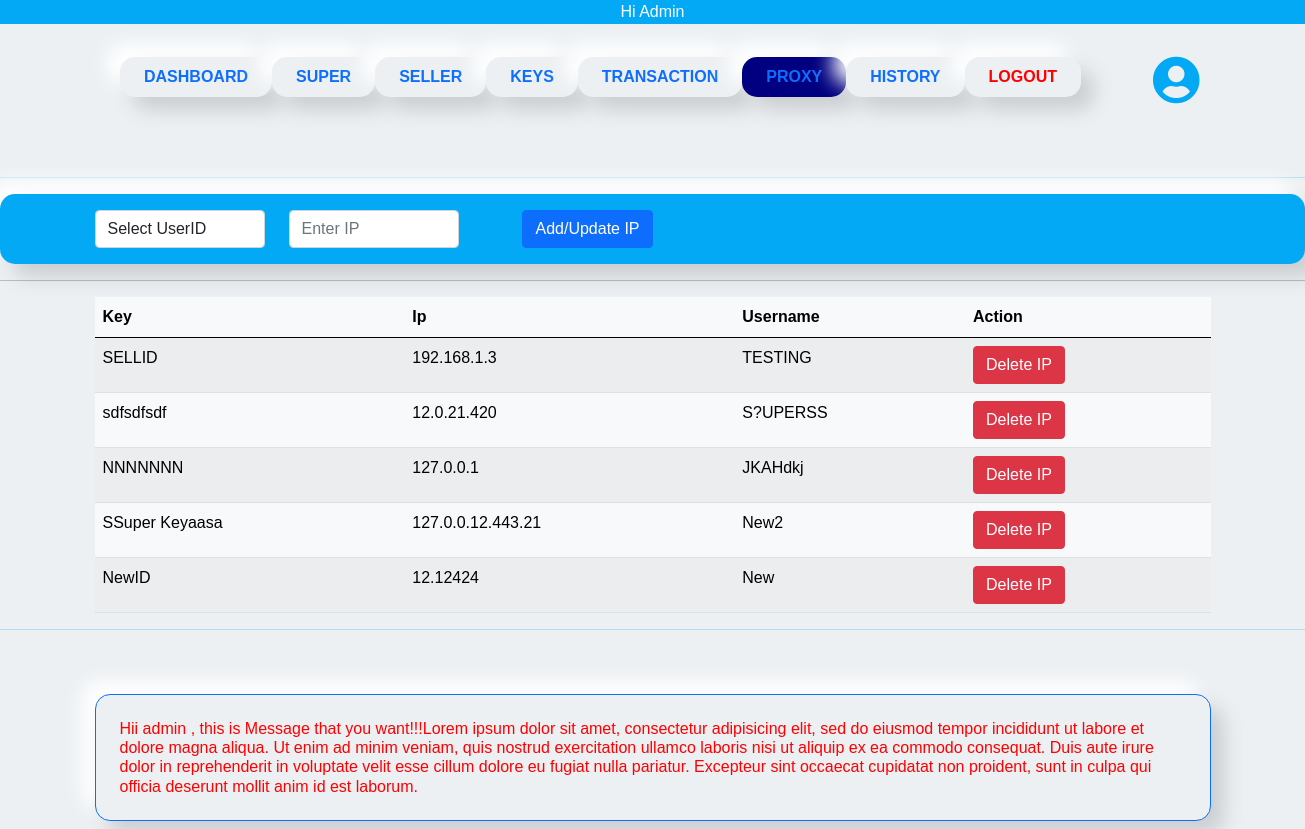
The app's page /AdminUser/admin_proxy (signed in) with its own data.
### app/models.py (models this page shows, shortened)
class Key(models.Model):
    customer_name = models.CharField(max_length=70)
    user_id       = models.CharField(max_length=70 , unique=True)
    version       = models.CharField(max_length=50)
    created_by    = models.ForeignKey(User, on_delete=models.CASCADE)
    created_at    = models.DateTimeField(auto_now_add=True)
    expired_at    = models.DateTimeField(default=datetime.now()+timedelta(days=30))
    updated_at    = models.DateTimeField(auto_now=True)
    ip            = models.CharField(max_length=150 , default="None")
    pay_status    = models.BooleanField(default=False)
    is_login      = models.BooleanField(default=False)

### Admin/views.py (the view, shortened to what this page needs)
# urls.py: path('admin_proxy', adminProxy,name='admin_proxy'),
def adminProxy(request):
    if not request.user.is_authenticated:
        return redirect('home')
    keys =  Key.objects.all().order_by('-created_at')
    ips = keys.exclude(ip="None")
    username      = request.user.username
    context = {
        'username':username ,
         'keys':keys ,
          'ips':ips
          }
    return render(request,'app/admin/admin_proxy.html',context)

### app/template/app/admin/admin_proxy.html (shortened to what this page needs)
{% extends 'app/base.html' %}
{% load static %}
{% block body %}
{% include 'app/admin/admin_header.html' %}
<div class="navbar navbar-expand-lg smooth" style="background-color: #03A9F4;">
    <div class="container my-2">
      <form method="POST" action="{% url 'admin_proxy' %}" class="form-inline my-2 my-lg-0 ">
        <div class="row">
          <div class="col-md-4">
            <select  name="userid" class="form-control mr-sm-2" aria-label="Default select example"  required>
              <option value="">Select UserID</option>
            </select>
          </div>
          <div class="col-md-4">
            <input name="ip" id="ip" class="form-control mr-sm-2" type="text" placeholder="Enter IP" pattern="^((\d|[1-9]\d|1\d\d|2[0-4]\d|25[0-5])\.){3}(\d|[1-9]\d|1\d\d|2[0-4]\d|25[0-5])$" title="Enter a valid ip address ." required>
          </div>
          <div class="col-md-4">
            <button  style="float:right;" class="btn btn-primary " type="submit" title="search">Add/Update IP</button>
          </div>
        </div>
          </form>
    </div>
    </div>
<hr>
<div class="container">
<table class="table table-striped table-light">
    <thead class="thead-dark">
    <tr>
      <th>Key</th>
      <th>Ip</th>
      <th>Username</th>
      <th class="">Action</th>
    </tr>
    </thead>
    <tbody>
      {% for i in ips.all %}
      <tr>
        <td>{{i.user_id}}</td>
        <td>{{i.ip}}</td>
        <td>{{i.customer_name}}</td>
        <td>
          <a href="{% url 'delete_ip'  i.id %}" onclick="return confirm('Do you want to really delete?   ') ; "><span class="btn btn-danger">Delete IP</span></a>
      </td>
      </tr>
      {% endfor %}
      </tbody>
  </table>
</div>
{% include 'app/admin/admin_footer.html' %}
{% endblock %}

### app/template/app/base.html (style rules this page uses)
* { margin: 0; padding: 0; box-sizing: border-box; font-family: 'Poppins', sans-serif }
body { background: #ecf0f3; margin: None; padding: None; }
.smooth { background-color: #ecf0f3; border-radius: 15px; box-shadow: 13px 13px 20px #cbced1, -13px -13px 20px #fff }

### records on screen
Key: user_id "SELLID", ip "192.168.1.3", customer_name "TESTING"
Key: user_id "sdfsdfsdf", ip "12.0.21.420", customer_name "S?UPERSS"
Key: user_id "NNNNNNN", ip "127.0.0.1", customer_name "JKAHdkj"
Key: user_id "SSuper Keyaasa", ip "127.0.0.12.443.21", customer_name "New2"
Key: user_id "NewID", ip "12.12424", customer_name "New"
